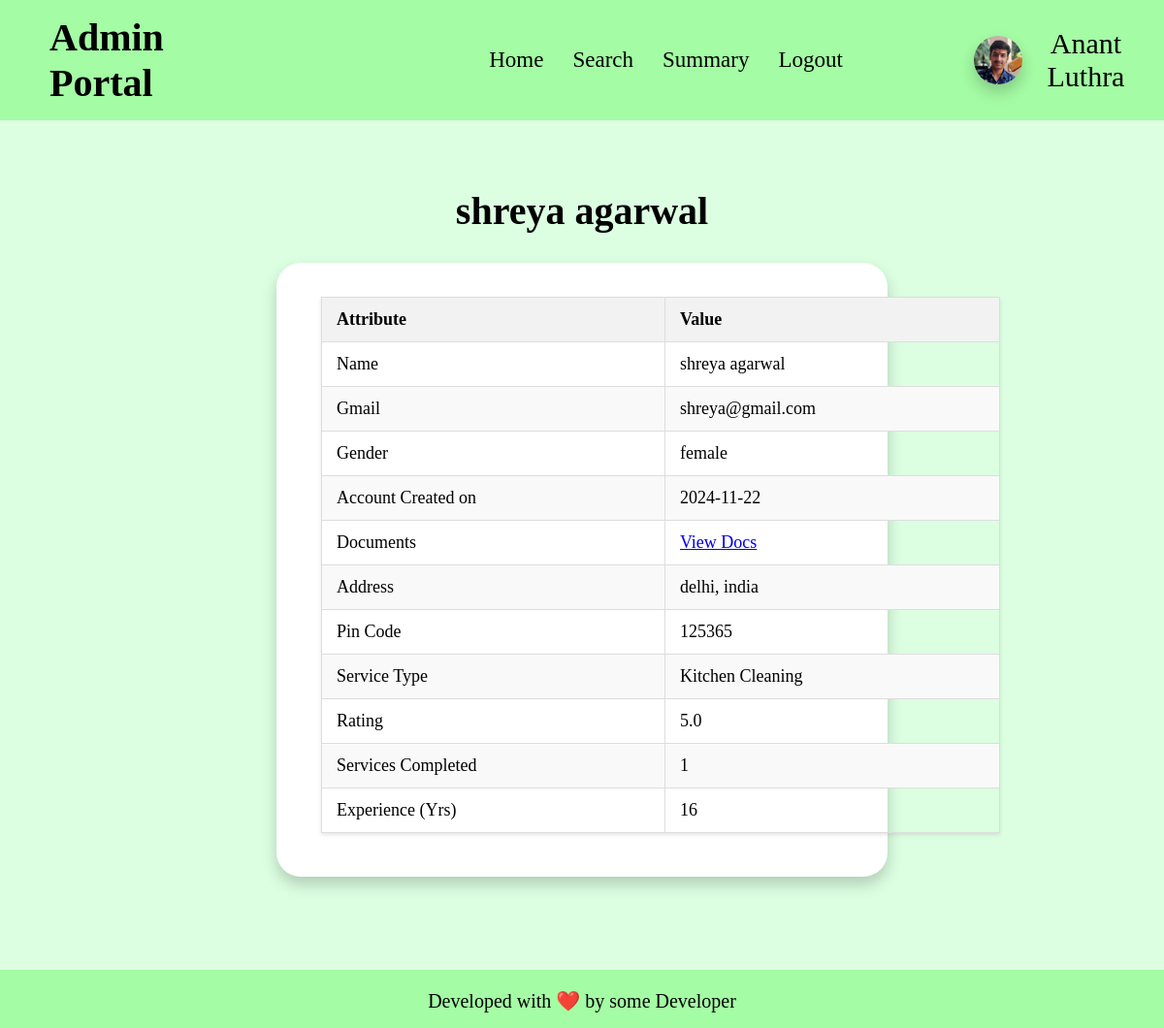
The app's page /view_professional/1 with its own data.
### app.py (models this page shows)
class professional(db.Model):
    __tablename__ = "professional"
    id = db.Column(db.Integer, primary_key=True, autoincrement=True)
    email_id = db.Column(db.String, nullable=False)
    fullname = db.Column(db.String, nullable=False)
    password = db.Column(db.String, nullable=False)
    date_created = db.Column(db.Date, nullable=False)
    service_type_id = db.Column(db.Integer, db.ForeignKey('service.id'), nullable=False)
    experience = db.Column(db.Integer, nullable=False)
    gender = db.Column(db.String, nullable=False)
    address = db.Column(db.String, nullable=False)
    pin_code = db.Column(db.Integer, nullable=False)
    documents = db.Column(db.LargeBinary, nullable=False)
    profile_pic = db.Column(db.Text, nullable=True)
    request = db.Column(db.Boolean, default=None)
    blocked = db.Column(db.Boolean, default=False)
    services_completed = db.Column(db.Integer, default = 0)
    rating = db.Column(db.Float, default = 0.0)
    price = db.Column(db.Integer, default = 0)
    service_type = db.relationship('service', back_populates='professionals')
    service_requests = db.relationship('service_request', backref='professional', cascade='all, delete-orphan')

class service(db.Model):
    __tablename__ = "service"
    id = db.Column(db.Integer, primary_key=True, autoincrement=True)
    name = db.Column(db.String, nullable=False)
    base_price = db.Column(db.Integer, nullable=False)
    time_required = db.Column(db.Integer, nullable=False)
    description = db.Column(db.String, nullable=False)
    status = db.Column(db.Boolean, default = False)
    type = db.Column(db.String, nullable=False)
    professionals = db.relationship('professional', back_populates='service_type')
    service_requests = db.relationship('service_request', backref='service', cascade='all, delete-orphan')

### app.py (the view)
@app.route("/view_professional/<int:id>")
def view_professional(id):
    if request.method == "GET":
        prof = professional.query.filter_by(id = id).first()
        return render_template("view_professional.html", professional = prof, admin_name = ADMIN_NAME)
    else:
        return "Invalid Request"

### templates/view_professional.html (shortened to what this page needs)
<!DOCTYPE html>
<html lang="en">
<head>
    <link rel="stylesheet" href="/static/css/profile-block.css">
    <link rel="stylesheet" href="/static/css/basic.css">
</head>
<body>
    <header>
        <h1>Admin Portal</h1>
        <ul>
            <li><a href="/admin_home">Home</a></li>
            <li><a href="/admin_search">Search</a></li>
            <li><a href="/admin_summary">Summary</a></li>
            <li><a href="/admin_logout">Logout</a></li>
        </ul>
        <div id="user-info">
            <img id="user-pic" src="/static/anant-pic.jpg" alt="Profile Picture">
            <div>{{admin_name}}</div>
        </div>
    </header>
    <main>
        <h1 id="logheading">{{professional.fullname}}</h1>
        <div id="main">
            <table class="styled-table">
                <thead>
                    <tr>
                        <th>Attribute</th>
                        <th>Value</th>
                    </tr>
                </thead>
                <tbody>
                    <tr>
                        <td>Name</td>
                        <td>{{professional.fullname}}</td>
                    </tr>
                    <tr>
                        <td>Gmail</td>
                        <td>{{professional.email_id}}</td>
                    </tr>
                    <tr>
                        <td>Gender</td>
                        <td>{{professional.gender}}</td>
                    </tr>
                    <tr>
                        <td>Account Created on</td>
                        <td>{{professional.date_created}}</td>
                    </tr>
                    <tr>
                        <td>Documents</td>
                        <td>
                            {% if professional.documents %}
                            <a href="{{ url_for('view_docs', prof_id=professional.id) }}">View Docs</a>
                            {% else %}
                            No Document
                            {% endif %}
                        </td>
                    </tr>
                    <tr>
                        <td>Address</td>
                        <td>{{professional.address}}</td>
                    </tr>
                    <tr>
                        <td>Pin Code</td>
                        <td>{{professional.pin_code}}</td>
                    </tr>
                    <tr>
                        <td>Service Type</td>
                        <td>{{professional.service_type.name}}</td>
                    </tr>
                    <tr>
                        <td>Rating</td>
                        <td>{{professional.rating}}</td>
                    </tr>
                    <tr>
                        <td>Services Completed</td>
                        <td>{{professional.services_completed}}</td>
                    </tr>
                    <tr>
                        <td>Experience (Yrs)</td>
                        <td>{{professional.experience}}</td>
                    </tr>
                </tbody>
            </table>
        </div>
    </main>
    <footer>
        <p>
            Developed with ❤️ by some Developer
        </p>
    </footer>
</body>
</html>

### static/css/profile-block.css (style rules this page uses)
#user-info { margin-left: 10vw; width: 19vw; display: flex; flex-direction: row; align-items: center; justify-content: space-evenly; }
#user-info img { min-width: 50px; min-height: 50px; max-width: 55px; max-height: 55px; border-radius: 50px; box-shadow: 0 8px 16px rgba(0, 0, 0, 0.2); }
#user-info div { font-size: 30px; text-align: center; }

### static/css/basic.css (style rules this page uses)
* { padding: 0; margin: 0; }
body { background-color: rgb(220, 255, 226); align-items: center; text-align: left; }
header { align-items: center; display: flex; padding: 15px; background-color: rgb(164, 252, 164); }
ul { display: flex; list-style-type: none; padding: 0; margin: 0; }
ul li { padding-inline: 15px; }
ul li a { font-size: 23px; text-decoration: none; color: black; }

### templates/view_professional.html (style rules this page uses)
h1 { margin-right: 21vw; margin-left: 3vw; font-size: 40px; }
#main { margin: auto; text-align: center; align-items: center; justify-content: center; gap: 90px; background-color: rgb(255, 255, 255); width: 50vw; border-radius: 25px; padding-top: 10px; padding-bottom: 20px; padding-left: 30px; box-shadow: 0 8px 16px rgba(0, 0, 0, 0.2); }
#logheading { margin-bottom: 22px; font-size: 40px; margin: auto; margin-top: 70px; margin-bottom: 30px; text-align: center; }
.styled-table { width: 80%; width: 700px; border-collapse: collapse; margin: 25px 0; margin-left: 16px; font-size: 18px; text-align: left; box-shadow: 0 2px 4px rgba(0, 0, 0, 0.1); }
.styled-table th, .styled-table td { padding: 12px 15px; border: 1px solid #ddd; }
.styled-table th { background-color: #f2f2f2; font-weight: bold; }
.styled-table tr:nth-child(even) { background-color: #f9f9f9; }
footer { align-items: center; text-align: center; background-color: rgb(164, 252, 164); height: 60px; margin-top: 12vh; }
footer p { margin: auto; padding-top: 20px; font-size: 20px; }

### records on screen
professional: fullname "shreya agarwal", email_id "shreya@gmail.com", gender "female", date_created "2024-11-22", address "delhi, india", pin_code "125365", rating "5.0", services_completed "1", experience "16"
service: service_type.name "Kitchen Cleaning"

### other values on screen
{{ admin_name }} "Anant Luthra"
